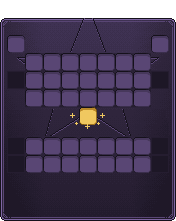
#> input picture Flux/assets/menu_recompenses.png, 176 x 221 px
$ python decale_temps.py ../menu_recompenses.png out.png
#> lines starting #> are read from the running program, lines starting #| are printed output that depends on the picture
"""Fond du menu Récompenses : descend la bande du temps de jeu d'une rangée (2026-10-28), sur l'image retouchée
par l'utilisateur. Bande connexion : rangée 6 (y 138-155), bande temps de jeu : rangée 8 (y 174-191), rangée 7
libre entre les deux, bas du cadre 18 px plus bas.

Usage : python decale_temps.py <menu_recompenses.png> <sortie>  (Pillow requis)
"""
import sys
from PIL import Image

src = Image.open(sys.argv[1]).convert("RGBA")
#> src is the input picture: PIL image 176x221 RGBA; mean R, G, B, A 53.2, 42, 67.3, 234
W = src.width
#> W = 176
out = Image.new("RGBA", (W, 221), (0, 0, 0, 0))
#> out: PIL image 176x221 RGBA; every value is 0


def ligne(y_src, y_dst):
    out.paste(src.crop((0, y_src, W, y_src + 1)), (0, y_dst))


for y in range(0, 155):          # haut et bande connexion (jusqu'aux cases)
    ligne(y, y)
ligne(173, 155)                  # bas de la bande connexion
fond = list(range(174, 182))     # panneau sous les bandes (sans les ornements des coins du bas)
for k, y in enumerate(range(156, 174)):
    ligne(fond[k % len(fond)], y)
ligne(138, 174)                  # haut de la bande temps de jeu
for y in range(157, 173):        # cases du temps de jeu
    ligne(y, y + 18)
ligne(173, 191)
for y in range(174, 192):        # marge du bas et bord
    ligne(y, y + 18)
out.save(sys.argv[2])
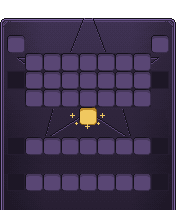
#> saved as out.png: PIL image 176x221 RGBA; mean R, G, B, A 51.1, 40.4, 64.6, 221.4; transparent parts drawn white

$ run again, with Flux/assets/menu_collection.png copied over Flux/assets/menu_recompenses.png
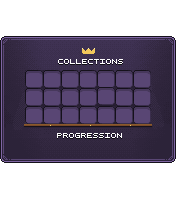
#> input picture Flux/assets/menu_collection.png, 176 x 221 px
#> src is the input picture: PIL image 176x221 RGBA; mean R, G, B, A 145.3, 137.9, 154.5, 146.3
#> out: PIL image 176x221 RGBA; every value is 0
#> `out.save(sys.argv[2])`:
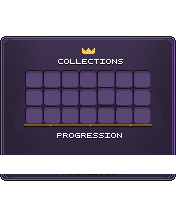
#> saved as out.png: PIL image 176x221 RGBA; mean R, G, B, A 133.6, 126.1, 142.7, 145.2; transparent parts drawn white

$ run again, with Flux/assets/menu_generique.png copied over Flux/assets/menu_recompenses.png
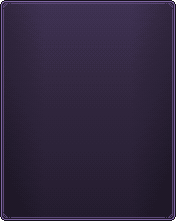
#> input picture Flux/assets/menu_generique.png, 176 x 221 px
#> src is the input picture: PIL image 176x221 RGBA; mean R, G, B, A 47.7, 37.7, 61.5, 254.8
#> out: PIL image 176x221 RGBA; every value is 0
#> `out.save(sys.argv[2])`:
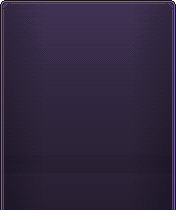
#> saved as out.png: PIL image 176x221 RGBA; mean R, G, B, A 45.6, 36, 58.8, 242.2; transparent parts drawn white
